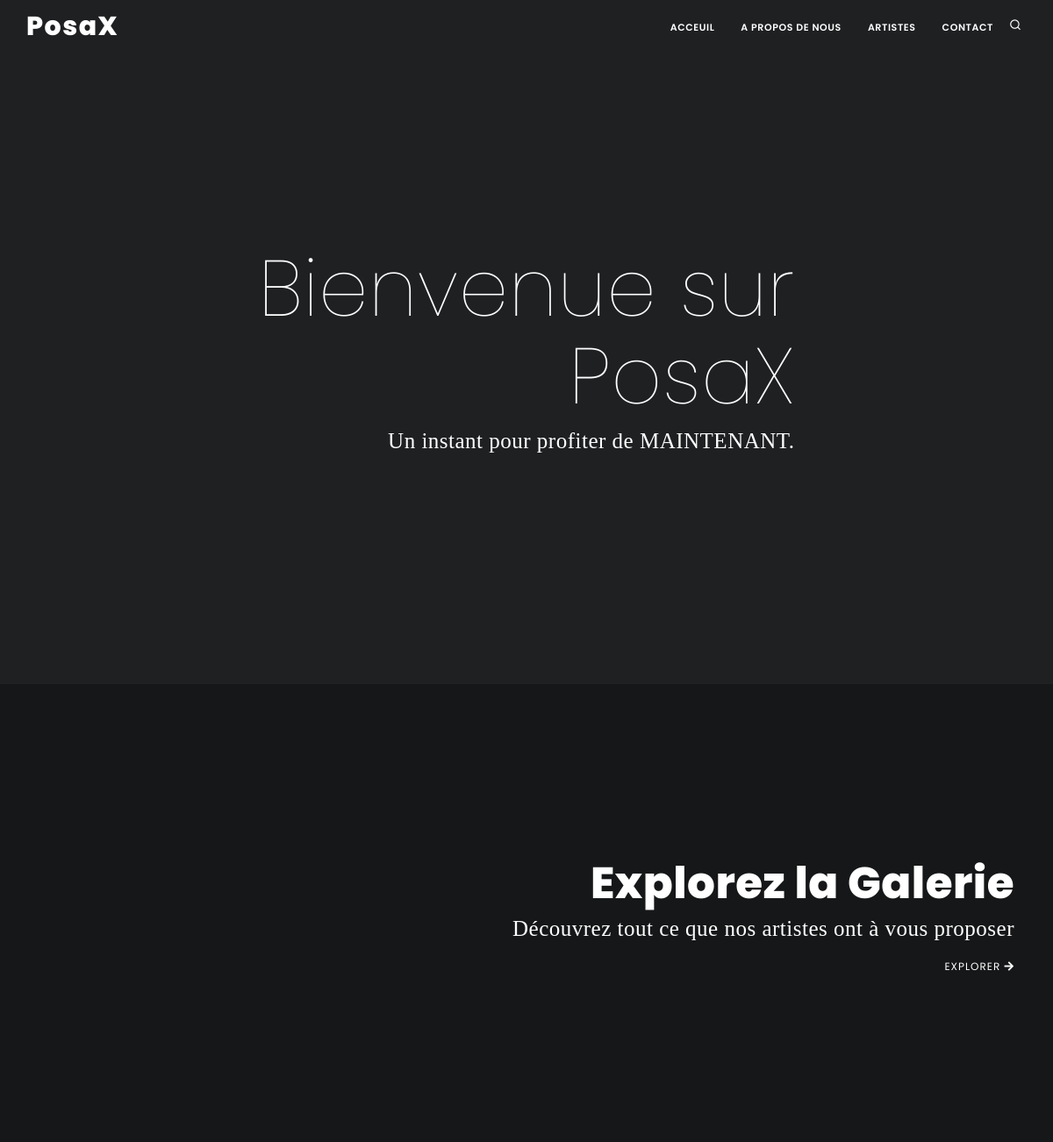
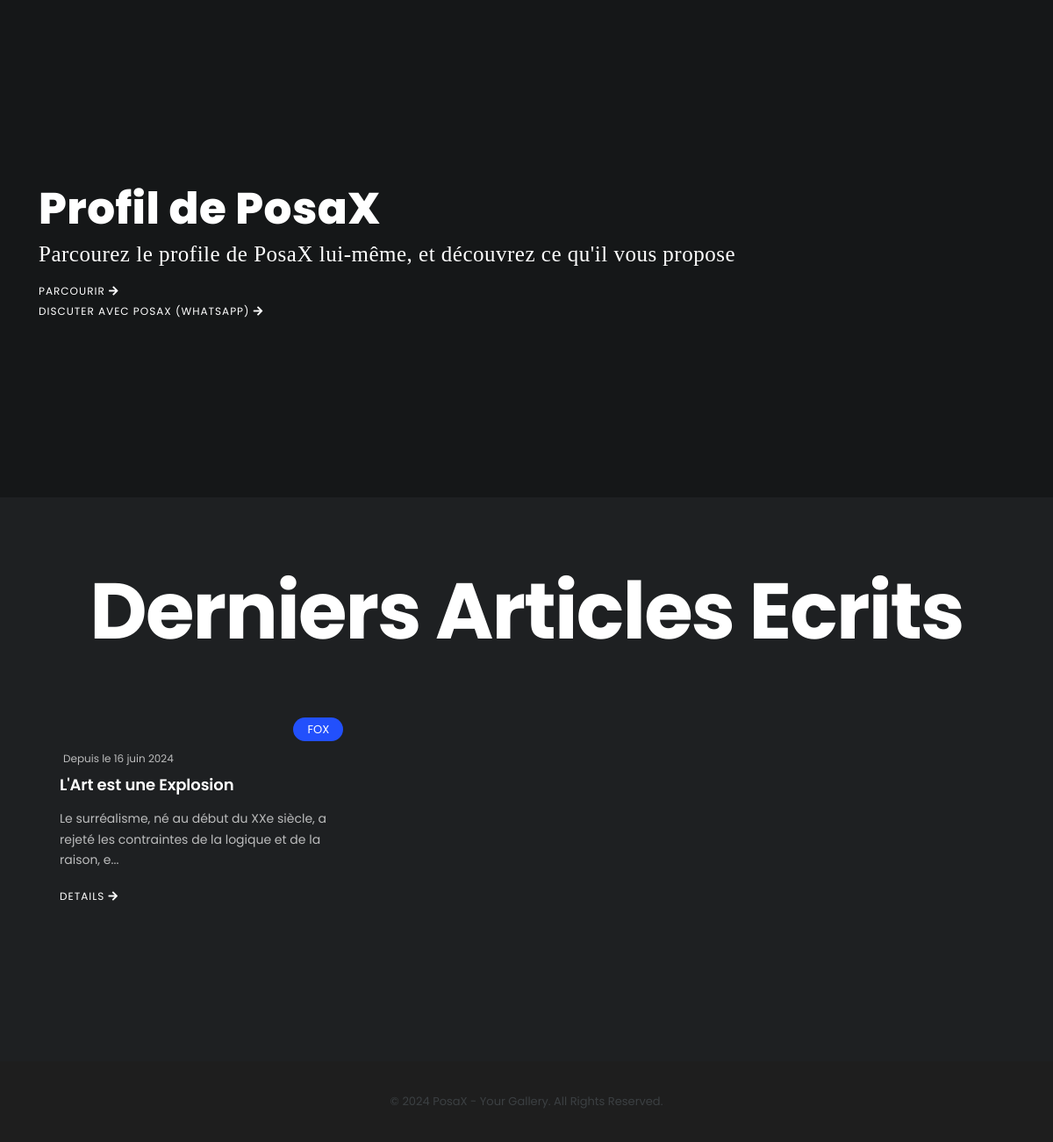
The page / on the database its author committed (2 pictures, top to bottom).
### PosaxApp/models.py (models this page shows, shortened)
class Post(models.Model):
    date=models.DateField(auto_now=True,editable=False)
    Auteur=models.ForeignKey(Artiste,on_delete=models.CASCADE)
    titre=models.CharField(max_length=500)

class Article(Post):
    Photo=models.ImageField(upload_to='PhotosArticle')
    intro=models.TextField(blank=True , null=True)
    paragraphe1=models.TextField()
    paragraphe2=models.TextField(blank=True , null=True)

class Post(models.Model):
    date=models.DateField(auto_now=True,editable=False)
    Auteur=models.ForeignKey(Artiste,on_delete=models.CASCADE)
    titre=models.CharField(max_length=500)

### Comptes/models.py (models this page shows, shortened)
class Artiste(AbstractUser):
    username = models.CharField(max_length=13, unique=True) # il s'agit ici en realite de son email
    email = models.EmailField()
    password = models.CharField(max_length=500)
    nom=models.CharField(max_length=200,null=True,blank=True)
    bio=models.TextField(blank=True,null=True)
    whatsapp = models.CharField(max_length=13,null=True,blank=True)
    facebook = models.CharField(max_length=300,null=True,blank=True)
    instagram = models.CharField(max_length=300,null=True,blank=True)
    email_verified = models.BooleanField(default=False)
    photo=models.ImageField(upload_to='Photo de profils')
    date=models.DateField(auto_now=True,editable=False)

### PosaxApp/views.py (the view)
# urls.py: path('',index,name='index'),
def index(request):
    articles=Article.objects.all().order_by('-date')
    return render(request, 'PosaxApp/index.html',context={'articles': articles})

### PosaxApp/templates/PosaxApp/index.html (shortened to what this page needs)
{% extends 'base.html' %}
{% block content %}
{% load static %}
        <section class="fullscreen" style="height: 800px;"  data-bg-parallax="{% static 'homepages/photography/images/parallax/1.jpg' %}">
            <div class="container">
                <div class="container-fullscreen" >
                    <div class="text-middle text-light text-end" id="titrecont">
                        <h1 data-animate="fadeInUp" data-animate-delay="700" class="text-lg-light m-b-5" id="titre">Bienvenue sur
                            <br style="font-weight: 900;" />PosaX</h1>
                            {% if user.is_authenticated %}
                        <h3 class="font-nothing-you-could-do" id="cont">Content de vous revoir , Artiste {{user.nom}}</h3>
                            {% else %}
                        <h3 class="font-nothing-you-could-do" id="cont">Un instant pour profiter de MAINTENANT.</h3>
                            {% endif %}
                    </div>
                </div>
            </div>
        </section>
        <section class="p-t-200 p-b-200" data-bg-parallax="{% static 'images/para1.jpg' %}">
            <div class="bg-overlay"></div>
            <div class="container">
                <div class="text-light text-end">
                    <h2 class="text-medium m-b-5">Explorez la Galerie</h2>
                    <h3 class="font-nothing-you-could-do">Découvrez tout ce que nos artistes ont à vous proposer</h3>
                    <a href="https://www.altiba9.com/platfrom-interviews-for-artists/zhengyuan-gao-painting-poetic-scenes" class="item-link">Explorer <i class="fa fa-arrow-right"></i></a>
                </div>
            </div>
        </section>
        <section class="p-t-200 p-b-200" data-bg-parallax="{% static 'images/para4.jpg' %}">
            <div class="bg-overlay"></div>
            <div class="container">
                <div class="text-light">
                    <h2 class="text-medium m-b-5">Profil de PosaX </h2>
                    <h3 class="font-nothing-you-could-do">Parcourez le profile de PosaX lui-même, et découvrez ce qu'il vous propose</h3>
                    <a href="mysticism-pre.html" class="item-link">Parcourir <i class="fa fa-arrow-right"></i></a>
                    <br>
                    <a href="https://github.com/zhengyuan-gao/zhengyuan-gao.github.io/blob/main/files/Gao_Mysticism_2024.pdf?raw=true" class="item-link">Discuter avec PosaX (Whatsapp) <i class="fa fa-arrow-right"></i></a>
                </div>
            </div>
        </section>
        <section class="p-b-100 background-dark text-light">
            <div class="container">
                <div class="text-center m-b-60">
                    <h2 class="text-lg">Derniers Articles Ecrits</h2>
                </div>
                <div id="blog" class="grid-layout post-items-transparent post-3-columns m-b-30" data-item="post-item">
                 {% for article in articles %}
                       <div class="post-item border">
                           <div class="post-item-wrap">
                               <div class="post-image">
                                   <a href="{% url 'DetailArtiste' article.Auteur.id %}"><span class="post-meta-category">{{article.Auteur.nom}}</span></a>
                               </div>
                               <div class="post-item-description">
                                   <span class="post-meta-date">Depuis le {{article.date}}</span>
                                   <h2>{{article.titre}}</h2>
                                   <p>{{article.paragraphe1 | slice:100}}...</p>
                                   <a href="{% url 'detail_article' article.id %}" class="item-link">Details <i class="fa fa-arrow-right"></i></a>
                               </div>
                           </div>
                       </div>
                 {% endfor %}
                </div>
            </div>
        </section>
        {% endblock %}

### rows shown on the page
Article: Auteur.nom "FOX", date "16 juin 2024", titre "L'Art est une Explosion", paragraphe1 "Le surréalisme, né au début du XXe siècle, a rejeté les contraintes de la logique et de la raison, e"
